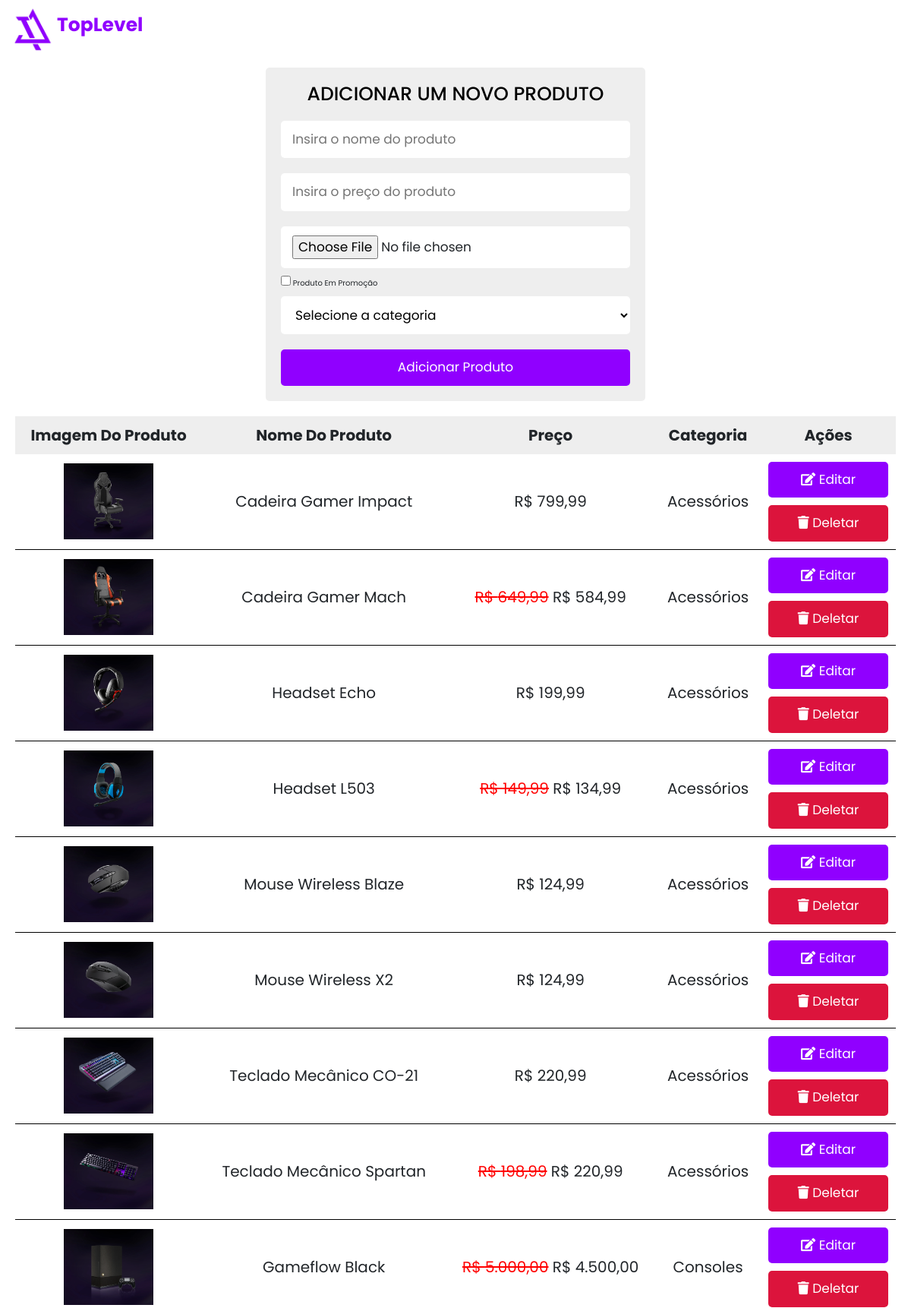
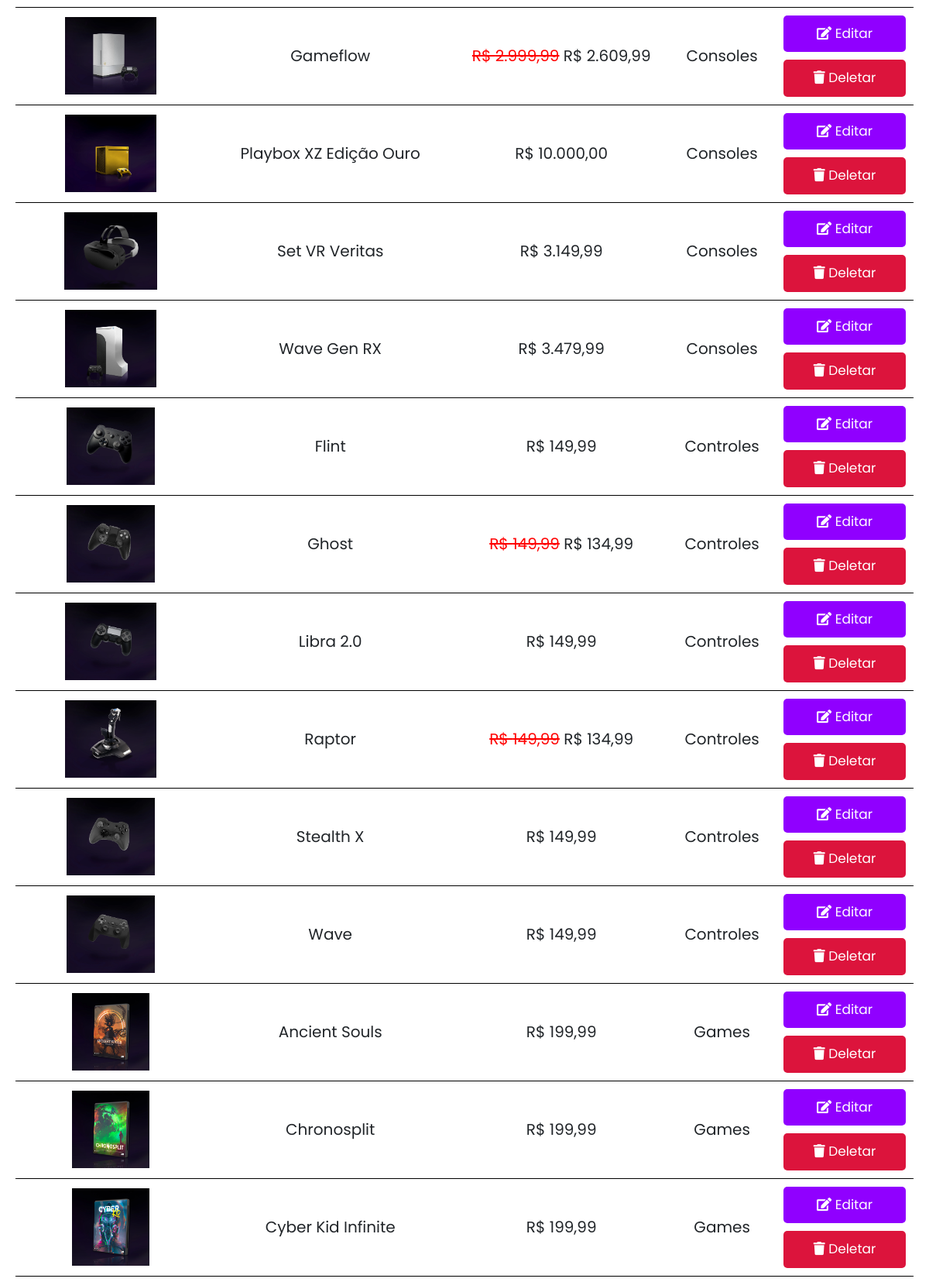
The app's page /admin_page.php (upper part) with its own data (2 pictures, top to bottom).
### tables this page shows
CREATE TABLE `products` (
  `id` int(255) NOT NULL,
  `name` varchar(255) NOT NULL,
  `price` decimal(10,2) NOT NULL,
  `image` varchar(255) NOT NULL,
  `promotion` tinyint(1) DEFAULT 0,
  `previous_price` decimal(10,2) DEFAULT NULL,
  `category` varchar(255) NOT NULL
);

### admin_page.php (the view, shortened to what this page needs)
<?php
@include 'config.php';
?>
<!DOCTYPE html>
<html lang="pt-br">
<head>
   <link rel="stylesheet" href="https://cdnjs.cloudflare.com/ajax/libs/font-awesome/5.15.4/css/all.min.css">
   <link href="https://cdn.jsdelivr.net/npm/bootstrap@5.3.3/dist/css/bootstrap.min.css" rel="stylesheet">
   <link rel="stylesheet" href="assents/css/carrinho.css">
</head>
<body>
<div class="header-config">
    <a href="Index.php" class="logo"><img src="Personalização do site/TopLevelLogo2.webp" alt="logo" height="80" width="80" align="center">TopLevel</a>
</div>
<div class="container">
   <div class="admin-product-form-container">
      <form action="<?php $_SERVER['PHP_SELF'] ?>" method="post" enctype="multipart/form-data">
         <h3>Adicionar um novo produto</h3>
         <input type="text" placeholder="Insira o nome do produto" name="product_name" class="box" required>
         <input type="number" placeholder="Insira o preço do produto" name="product_price" class="box" step="0.01" required>
         <input type="file" accept="image/png, image/jpeg, image/jpg" name="product_image" class="box" required>
         <div>
            <input type="checkbox" id="promotion" name="promotion" onclick="togglePreviousPrice()">
            <label for="promotion">Produto em promoção</label>
         </div>
         <select name="product_category" class="box" required>
            <option value="">Selecione a categoria</option>
         </select>
         <input type="submit" class="btn" name="add_product" value="Adicionar produto">
      </form>
   </div>
   <div class="product-display">
      <table class="product-display-table">
         <thead>
            <tr>
               <th>Imagem do produto</th>
               <th>Nome do produto</th>
               <th>Preço</th>
               <th>Categoria</th>
               <th>Ações</th>
            </tr>
         </thead>
         <?php
         $select = mysqli_query($conn, "SELECT * FROM products");
         while($row = mysqli_fetch_assoc($select)){ ?>
            <tr>
               <td><img src="uploaded_img/<?php echo $row['image']; ?>" height="100" alt=""></td>
               <td><?php echo $row['name']; ?></td>
               <td>
                  <?php
                     if($row['promotion']){
                        echo '<span style="text-decoration: line-through; color: red;">R$ ' . number_format($row['previous_price'], 2, ',', '.') . '</span> ';
                        echo '<span>R$ ' . number_format($row['price'], 2, ',', '.') . '</span>';
                     } else {
                        echo 'R$ ' . number_format($row['price'], 2, ',', '.');
                     }
                  ?>
               </td>
               <td><?php echo $row['category']; ?></td>
               <td>
                  <a href="admin_update.php?edit=<?php echo $row['id']; ?>" class="btn"> <i class="fas fa-edit"></i> Editar </a>
                  <a href="admin_page.php?delete=<?php echo $row['id']; ?>" class="btn"> <i class="fas fa-trash"></i> Deletar </a>
               </td>
            </tr>
         <?php } ?>
      </table>
   </div>
</div>
</body>
</html>

### assents/css/carrinho.css (style rules this page uses)
:root { --green:#9000ff; --black:#000000; --white:#fff; --bg-color:#eee; --box-shadow:0 .5rem 1rem rgba(0,0,0,.1); --border:.1rem solid var(--black); }
* { font-family: 'Poppins', sans-serif; margin:0; padding:0; box-sizing: border-box; outline: none; border:none; text-decoration: none; text-transform: capitalize; }
html { font-size: 62.5%; overflow-x: hidden; }
.btn { display: block; width: 100%; cursor: pointer; border-radius: .5rem; margin-top: 1rem; font-size: 1.7rem; padding:1rem 3rem; background: var(--green); color:var(--white); text-align: center; }
.container { max-width: 1200px; padding:2rem; margin:0 auto; }
.admin-product-form-container form { max-width: 50rem; margin:0 auto; padding:2rem; border-radius: .5rem; background: var(--bg-color); }
.admin-product-form-container form h3 { text-transform: uppercase; color:var(--black); margin-bottom: 1rem; text-align: center; font-size: 2.5rem; }
.admin-product-form-container form .box { width: 100%; border-radius: .5rem; padding:1.2rem 1.5rem; font-size: 1.7rem; margin:1rem 0; background: var(--white); text-transform: none; }
.product-display { margin:2rem 0; }
.product-display .product-display-table { width: 100%; text-align: center; }
.product-display .product-display-table thead { background: var(--bg-color); }
.product-display .product-display-table th { padding:1rem; font-size: 2rem; }
.product-display .product-display-table td { padding:1rem; font-size: 2rem; border-bottom: var(--border); }
.product-display .product-display-table .btn:first-child { margin-top: 0; }
.product-display .product-display-table .btn:last-child { background: crimson; }
.header-config { display: flex; justify-content: space-between; color: #000000; }
.header-config img { height: 60px; width: 60px; margin-top: 5%; }
.logo { font-size: 25px; font-weight: bold; text-decoration: none; color: #9000ff; align-items: center; justify-content: center; margin-left: 15px; }

### records on screen
products: image (picture), name "Cadeira Gamer Impact", price "799,99", category "Acessórios"
products: image (picture), name "Cadeira Gamer Mach", previous_price "649,99", price "584,99", category "Acessórios"
products: image (picture), name "Headset Echo", price "199,99", category "Acessórios"
products: image (picture), name "Headset L503", previous_price "149,99", price "134,99", category "Acessórios"
products: image (picture), name "Mouse Wireless Blaze", price "124,99", category "Acessórios"
products: image (picture), name "Mouse Wireless X2", price "124,99", category "Acessórios"
products: image (picture), name "Teclado Mecânico CO-21", price "220,99", category "Acessórios"
products: image (picture), name "Teclado Mecânico Spartan", previous_price "198,99", price "220,99", category "Acessórios"
products: image (picture), name "Gameflow Black", previous_price "5.000,00", price "4.500,00", category "Consoles"
products: image (picture), name "Gameflow", previous_price "2.999,99", price "2.609,99", category "Consoles"
products: image (picture), name "Playbox XZ Edição Ouro", price "10.000,00", category "Consoles"
products: image (picture), name "Set VR Veritas", price "3.149,99", category "Consoles"
products: image (picture), name "Wave Gen RX", price "3.479,99", category "Consoles"
products: image (picture), name "Flint", price "149,99", category "Controles"
products: image (picture), name "Ghost", previous_price "149,99", price "134,99", category "Controles"
products: image (picture), name "Libra 2.0", price "149,99", category "Controles"
products: image (picture), name "Raptor", previous_price "149,99", price "134,99", category "Controles"
products: image (picture), name "Stealth X", price "149,99", category "Controles"
products: image (picture), name "Wave", price "149,99", category "Controles"
products: image (picture), name "Ancient Souls", price "199,99", category "Games"
products: image (picture), name "Chronosplit", price "199,99", category "Games"
products: image (picture), name "Cyber Kid Infinite", price "199,99", category "Games"
